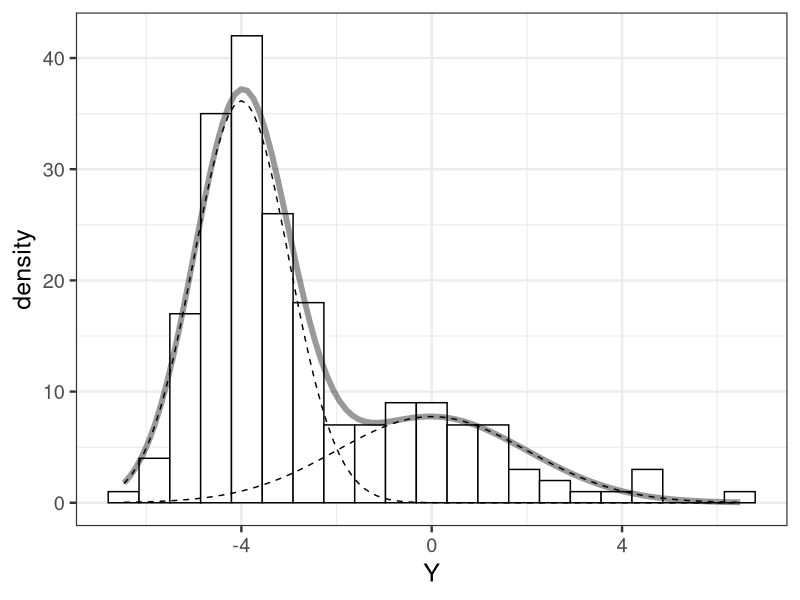

Source code (R):
library(ggplot2)

set.seed(123)
N <- 200
a <- 0.3
d1 <- rnorm(N, mean=0, sd=2)
d2 <- rnorm(N, mean=-4, sd=1)
d3 <- (runif(N) <= a)
Y <- d1*d3 + d2*(1-d3)
# dens <- density(Y)
# plot(dens$x, dens$y)
d <- data.frame(Y)

comp1 <- function(x) a*nrow(d)*bw*dnorm(x, mean=0, sd=2)
comp2 <- function(x) (1-a)*nrow(d)*bw*dnorm(x, mean=-4, sd=1)
comp_sum <- function(x) a*nrow(d)*bw*dnorm(x, mean=0, sd=2) + (1-a)*nrow(d)*bw*dnorm(x, mean=-4, sd=1)
dens <- density(d$Y)
bw <- diff(range(d$Y))/20
p <- ggplot(data=d, aes(x=Y)) +
  theme_bw(base_size=18) +
  geom_histogram(binwidth=bw, colour='black', fill='white') +
  stat_function(fun=comp1, linetype='dashed') +
  stat_function(fun=comp2, linetype='dashed') +
  stat_function(fun=comp_sum, linetype='solid', linewidth=2, alpha=0.4) +
  labs(x='Y', y='density')
ggsave(file='output/fig10-1.png', plot=p, dpi=300, w=4, h=3)
